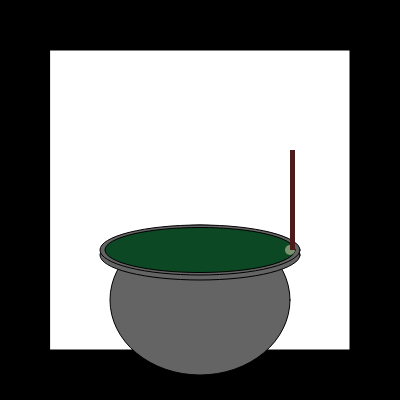
Frame 1 (no input)
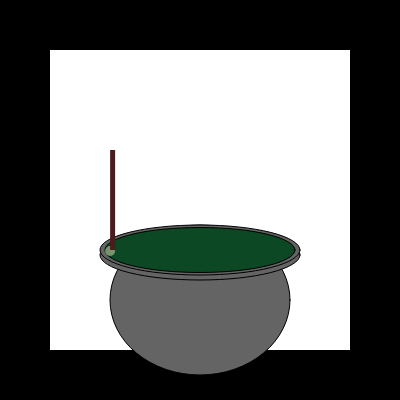
Frame 60 (no input)
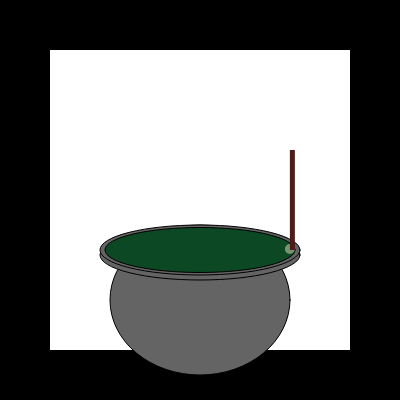
Frame 120 (the mouse pressed at the canvas centre since frame 60)

The p5.js sketch that drew these frames (run headless with seeded random() and noise() and a simulated clock; from frame 60 on, the mouse is pressed at the canvas centre):

// p5.js sketch
// ── sketch.js

let circleX, circleY;
let circleDiameter = 10;
let thetaX = 0;
let thetaY = 0;
let radiusX = 90;
let radiusY = 20;
// the above variables are made around the size of the cauldron

let speedX = 3;
let speedY = 3;

function setup() {
  createCanvas(400, 400);
  
}

function draw() {
  background(0);
  fill(255);
  rect(50,50,300,300);
  // made a window thing so the black background goes...
  //... with the other sketches but this one is still visible because of the white box

// CAULDRON
  stroke(0);
  fill(100);
  ellipse(200,300,180,150);
  ellipse(200,255,200,50);
  ellipse(200,250,200,50);
  fill('rgba(12, 72, 35, 1)');
  ellipse(200,250,190,45);

// BUBBLE
  fill(100);
	circleX = width/2 + cos(radians(thetaX))*radiusX; 
	circleY = 250 + sin(radians(thetaY))*radiusY;

  noStroke();
  fill('rgba(122, 147, 110, 1)');
	circle(circleX,circleY, circleDiameter);
	thetaX+=speedX;
	thetaY+=speedY;

  // STIRRING STICK
  fill('rgba(78, 27, 27, 1)');
  // x position chnages but Y stays the same
  rect(circleX,150,5,100);

}
